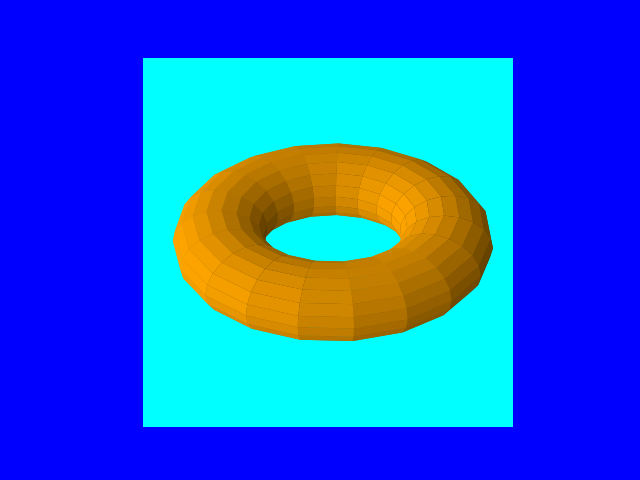

This figure's Python source:
mport numpy as np
import matplotlib.pyplot as plt
from mpl_toolkits.mplot3d import Axes3D


fig = plt.figure(facecolor="Blue")
ax = plt.axes(projection= "3d")
plt.axis("off")
ax.set_facecolor("Cyan")

p = np.linspace(0, 2*np.pi, 20)
c,a= 1, 0.4
U, V = np.meshgrid(p, p)
X = (c+a*np.cos(V))*np.cos(U)
Y = (c+a*np.cos(V))*np.sin(U)
Z = a*np.sin(V)

ax.set_xlim(-1,1)
ax.set_ylim(-1,1)
ax.set_zlim(-1,1)

ax.plot_surface(X, Y, Z, rstride=1,cstride=1,color ='Orange')
plt.show()
